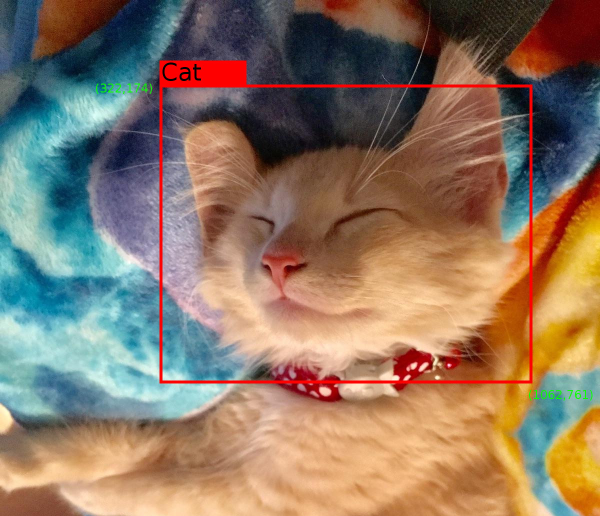
#> input picture models/research/object_detection/g3doc/img/example_cat.jpg, 1200 x 1032 px (shown at 1/2 size); its folder holds only this picture in this run
$ python crop_only_newest.py
#> lines starting #> are read from the running program, lines starting #| are printed output that depends on the picture
import math
import os

import cv2
from lxml import etree, objectify

"""
此脚本的输入为labelimg标记好的xml文件夹、原始图片文件夹
输出为裁剪后的图片文件夹、新生成的图片文件夹
"""

# 原始图片的缩放比例

# resize_shape = 1.0
resize_shape = 0.8
# resize_shape = 0.33
# resize_shape = 0.25
# resize_shape = 0.1

# 裁剪的大小
# （宽，长 ）
crop_size = (640, 640)
# [5 lines of commented-out code are left out]
border = 40
# boxes重合IOU阈值
box_iou = 0.0
# box_iou = 0.85
# box_iou = 1.0
# 是否保留没有目标的裁剪框
saved_only_boxes = True
# saved_only_boxes = False
# 测试数据集的比例
# test_rate = 0.1
test_rate = 0

# 原始img文件夹路径
img_path = "/media/db/B47A-50F6/电路板子/20201201/img"
# 原始xml文件夹路径
xml_path = "/media/db/B47A-50F6/电路板子/20201201/xml"

# 保存裁剪img和xml文件的根路径
crop_root = "/media/db/B47A-50F6/电路板子/20201201/croped"
# 保存新生成的训练img文件夹路径
train_path_img = os.path.join(crop_root, "train_img")
# 保存新生成的训练img文件夹路径
train_path_xml = os.path.join(crop_root, "train_xml")
# 保存新生成的测试img文件夹路径
test_path_img = os.path.join(crop_root, "test_img")
# 保存新生成的测试xml文件夹路径
test_path_xml = os.path.join(crop_root, "test_xml")


class CropImageLabel():
    """
    把大分辨率的图片裁剪成小分辨率的图片，同时生成对应的标签文件
    """

    def __init__(self, img_path, xml_path, crop_size, border, resize_shape):
        self.img_path = img_path
        # self.result_path_img = result_path_img
        self.crop_size = crop_size
        self.xml_path = xml_path
        # self.result_path_xml = result_path_xml
        self.border = border
        self.img = cv2.imread(img_path)
        self.resize_shape = resize_shape
        self.img = cv2.resize(self.img,
                              (int(self.img.shape[1] * self.resize_shape), int(self.img.shape[0] * self.resize_shape)))

    def get_points(self):
        # 获得原始xml文件中的检测框坐标
        tree = etree.parse(self.xml_path)
        points_list = []
        for bbox in tree.xpath("//bndbox"):
            name = bbox.xpath("../name")[0].text
            point_list = []
            for points in bbox.getchildren():
                point_list.append(int(int(points.text) * self.resize_shape))
            point_list.append(name)

            points_list.append(point_list)
        # print(points_list)
        return points_list

    # [56 lines left out: functions create_obj_point, creat_xml, not called in this run]

    def crop_img(self, box_iou, result_path_img, result_path_xml, ):
        # 裁剪图片
        h, w = self.img.shape[:2]

        h_num = math.ceil((h - self.crop_size[0]) / (self.crop_size[0] - self.border)) + 1
        w_num = math.ceil((w - self.crop_size[1]) / (self.crop_size[1] - self.border)) + 1

        # 需要添加的边界
        b_h = self.crop_size[0] - ((h-self.crop_size[0])%(self.crop_size[0]-border))-border
        b_w = self.crop_size[1] - ((w - self.crop_size[1]) % (self.crop_size[1] - border))-border


        img = cv2.copyMakeBorder(self.img, 0, b_h, 0,
                                 b_w, cv2.BORDER_CONSTANT,
                                 value=[255, 255, 255])

        # cv2.imwrite("1234.jpg", img)

        h, w = img.shape[:2]

        # print(h_num, w_num)
        for x_l in range(h_num):
            for y_l in range(w_num):
                # print(x_l, y_l)
                x_min = x_l * (self.crop_size[0] - self.border)
                x_max = x_min + self.crop_size[0]
                y_min = y_l * (self.crop_size[1] - self.border)
                y_max = y_min + self.crop_size[1]

                if x_max >= h:
                    x_max = h
                if y_max >= w:
                    y_max = w

                img_result = img[x_min:x_max, y_min:y_max]
                # img_result_path = os.path.join(result_path_img,
                #                                self.img_path.split('/')[-1].split('.')[0] + "_{}".format(
                #                                    str(x_l) + "_" + str(y_l)) + ".jpg")
                img_result_path = os.path.join(result_path_img,
                                               self.img_path.split('/')[-1].split('.')[0] + "_{}".format(
                                                   str(self.resize_shape).replace(".", "__")) + "_{}".format(
                                                   str(x_l) + "_" + str(y_l)) + ".jpg")

                # cv2.imwrite(img_result_path, img_result)
                # break
                # print("img: {} has saved!".format(img_result_path))

                # 生成新的ｘｍｌd
                points_list = self.get_points()
                point_one_list = []

                for point in points_list:
                    if ((point[0] > y_min and point[0] < y_max) and (point[1] > x_min and point[1] < x_max)) or (
                            (point[2] > y_min and point[2] < y_max) and (point[3] > x_min and point[3] < x_max)):

                        # 原始大图片box坐标(y1,x1,y2,x2)对应在裁剪后图片中的坐标
                        py1 = point[0] - y_min
                        px1 = point[1] - x_min
                        py2 = point[2] - y_min
                        px2 = point[3] - x_min

                        # 如果裁剪到box的边缘,则box的坐标取边界值
                        py1 = max(py1, 0)
                        px1 = max(px1, 0)
                        py2 = min(py2, self.crop_size[1])
                        px2 = min(px2, self.crop_size[0])

                        # 原始box的面积
                        area_large = abs(point[0] - point[2]) * abs(point[1] - point[3])
                        # 　裁剪后box的面积
                        area_small = abs(py1 - py2) * abs(px1 - px2)
                        # 面积重叠概率
                        iou_iou = area_small / area_large
                        # 若重叠面积大于预设的阈值则保留
                        if iou_iou >= box_iou:
                            point_one = self.create_obj_point(py1, px1, py2, px2, point[4])
                            point_one_list.append(point_one)

                # a = img_result_path.split('/')[-1].split
                xml_img_path = os.path.join(result_path_xml,
                                            img_result_path.split('/')[-1].split('.')[-2] + '.xml')
                # xml_img_path = self.result_path_xml+
                self.creat_xml(img_result_path, xml_img_path, point_one_list, img_result, saved_only_boxes)

                # [6 lines of commented-out code are left out]


if __name__ == "__main__":
    for file_path in [crop_root, train_path_img, train_path_xml, test_path_img, test_path_xml]:
        os.makedirs(file_path, exist_ok=True)
    # 遍历文件夹内的文件，逐个裁剪
    for root, folders, files in os.walk(img_path):
        for index, file in enumerate(files):
            img_path_one = os.path.join(root, file)
            xml_path_one = os.path.join(xml_path, file.split('/')[-1].split('.')[-2] + ".xml")
            # print(img_path_one)
            # print(xml_path_one)
            result_path_img = train_path_img
            result_path_xml = train_path_xml

            if test_rate != 0:
                if not index % int(1 / test_rate):
                    # print("tttttttttttttttttttttttttttttttttttt")
                    result_path_img = test_path_img
                    result_path_xml = test_path_xml

            crop_image_label = CropImageLabel(img_path_one, xml_path_one, crop_size,
                                              border, resize_shape)
#> (the run stopped early here; a loop or call above may not have finished)

$ run again, on models/research/object_detection/g3doc/img/oid_monkey_3b4168c89cecbc5b.jpg
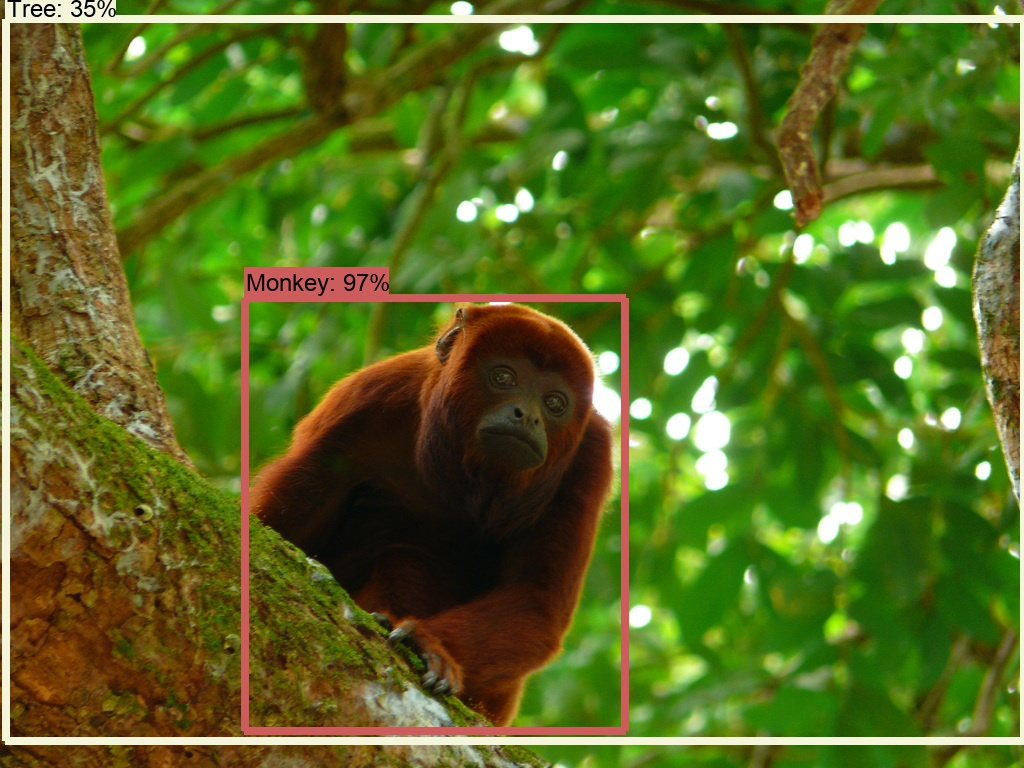
#> input picture models/research/object_detection/g3doc/img/oid_monkey_3b4168c89cecbc5b.jpg, 1024 x 768 px

$ run again, on models/research/object_detection/g3doc/img/oxford_pet.png
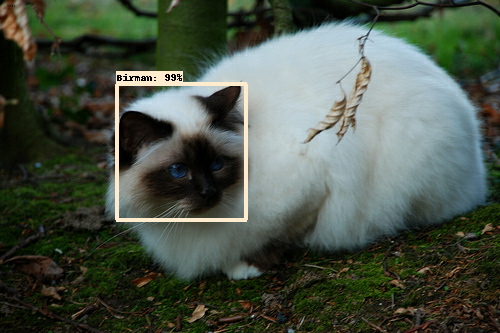
#> input picture models/research/object_detection/g3doc/img/oxford_pet.png, 500 x 333 px

$ run again, on models/research/object_detection/g3doc/img/groupof_case_eval.png
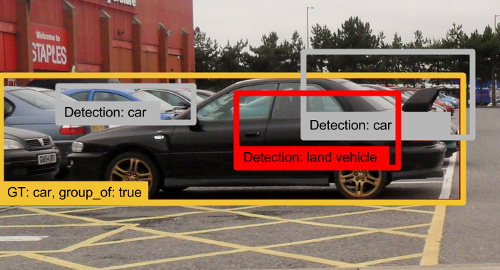
#> input picture models/research/object_detection/g3doc/img/groupof_case_eval.png, 500 x 270 px
